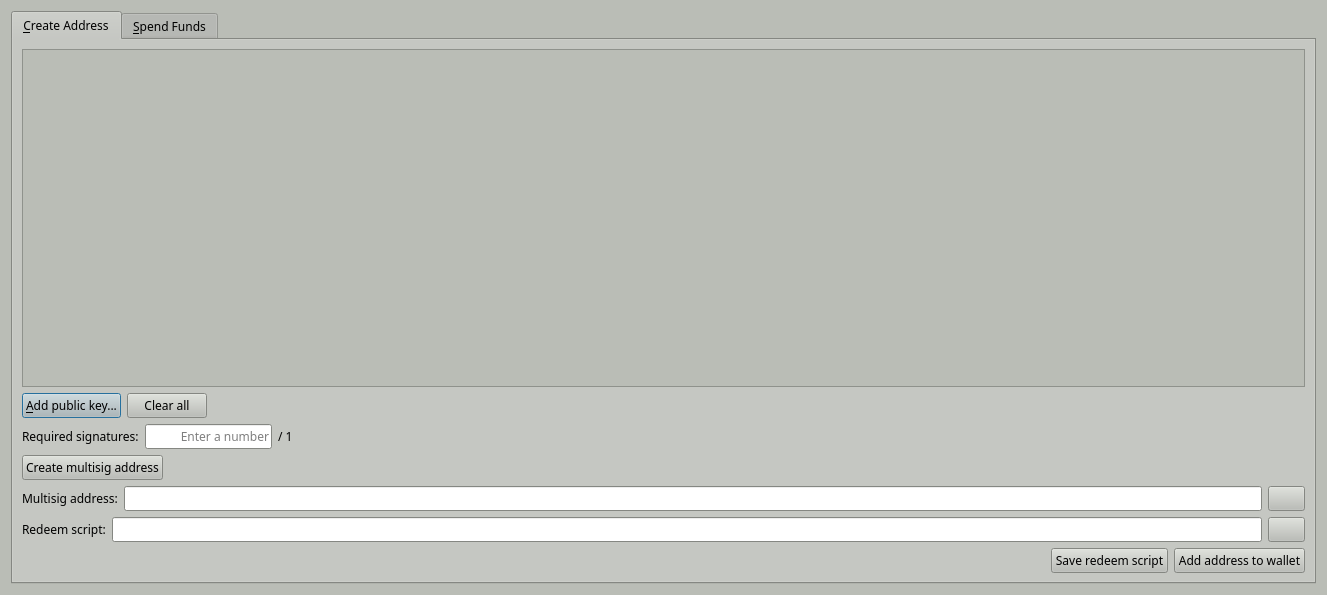
<?xml version="1.0" encoding="UTF-8"?>
<ui version="4.0">
 <class>MultisigDialog</class>
 <widget class="QDialog" name="MultisigDialog">
  <property name="geometry">
   <rect>
    <x>0</x>
    <y>0</y>
    <width>1327</width>
    <height>595</height>
   </rect>
  </property>
  <property name="palette">
   <palette>
    <active>
     <colorrole role="WindowText">
      <brush brushstyle="SolidPattern">
       <color alpha="255">
        <red>0</red>
        <green>0</green>
        <blue>0</blue>
       </color>
      </brush>
     </colorrole>
     <colorrole role="Button">
      <brush brushstyle="SolidPattern">
       <color alpha="255">
        <red>186</red>
        <green>189</green>
        <blue>182</blue>
       </color>
      </brush>
     </colorrole>
     <colorrole role="Light">
      <brush brushstyle="SolidPattern">
       <color alpha="255">
        <red>255</red>
        <green>255</green>
        <blue>255</blue>
       </color>
      </brush>
     </colorrole>
     <colorrole role="Midlight">
      <brush brushstyle="SolidPattern">
       <color alpha="255">
        <red>220</red>
        <green>222</green>
        <blue>218</blue>
       </color>
      </brush>
     </colorrole>
     <colorrole role="Dark">
      <brush brushstyle="SolidPattern">
       <color alpha="255">
        <red>93</red>
        <green>94</green>
        <blue>91</blue>
       </color>
      </brush>
     </colorrole>
     <colorrole role="Mid">
      <brush brushstyle="SolidPattern">
       <color alpha="255">
        <red>124</red>
        <green>126</green>
        <blue>121</blue>
       </color>
      </brush>
     </colorrole>
     <colorrole role="Text">
      <brush brushstyle="SolidPattern">
       <color alpha="255">
        <red>0</red>
        <green>0</green>
        <blue>0</blue>
       </color>
      </brush>
     </colorrole>
     <colorrole role="BrightText">
      <brush brushstyle="SolidPattern">
       <color alpha="255">
        <red>255</red>
        <green>255</green>
        <blue>255</blue>
       </color>
      </brush>
     </colorrole>
     <colorrole role="ButtonText">
      <brush brushstyle="SolidPattern">
       <color alpha="255">
        <red>0</red>
        <green>0</green>
        <blue>0</blue>
       </color>
      </brush>
     </colorrole>
     <colorrole role="Base">
      <brush brushstyle="SolidPattern">
       <color alpha="255">
        <red>255</red>
        <green>255</green>
        <blue>255</blue>
       </color>
      </brush>
     </colorrole>
     <colorrole role="Window">
      <brush brushstyle="SolidPattern">
       <color alpha="255">
        <red>186</red>
        <green>189</green>
        <blue>182</blue>
       </color>
      </brush>
     </colorrole>
     <colorrole role="Shadow">
      <brush brushstyle="SolidPattern">
       <color alpha="255">
        <red>0</red>
        <green>0</green>
        <blue>0</blue>
       </color>
      </brush>
     </colorrole>
     <colorrole role="AlternateBase">
      <brush brushstyle="SolidPattern">
       <color alpha="255">
        <red>220</red>
        <green>222</green>
        <blue>218</blue>
       </color>
      </brush>
     </colorrole>
     <colorrole role="ToolTipBase">
      <brush brushstyle="SolidPattern">
       <color alpha="255">
        <red>255</red>
        <green>255</green>
        <blue>220</blue>
       </color>
      </brush>
     </colorrole>
     <colorrole role="ToolTipText">
      <brush brushstyle="SolidPattern">
       <color alpha="255">
        <red>0</red>
        <green>0</green>
        <blue>0</blue>
       </color>
      </brush>
     </colorrole>
    </active>
    <inactive>
     <colorrole role="WindowText">
      <brush brushstyle="SolidPattern">
       <color alpha="255">
        <red>0</red>
        <green>0</green>
        <blue>0</blue>
       </color>
      </brush>
     </colorrole>
     <colorrole role="Button">
      <brush brushstyle="SolidPattern">
       <color alpha="255">
        <red>186</red>
        <green>189</green>
        <blue>182</blue>
       </color>
      </brush>
     </colorrole>
     <colorrole role="Light">
      <brush brushstyle="SolidPattern">
       <color alpha="255">
        <red>255</red>
        <green>255</green>
        <blue>255</blue>
       </color>
      </brush>
     </colorrole>
     <colorrole role="Midlight">
      <brush brushstyle="SolidPattern">
       <color alpha="255">
        <red>220</red>
        <green>222</green>
        <blue>218</blue>
       </color>
      </brush>
     </colorrole>
     <colorrole role="Dark">
      <brush brushstyle="SolidPattern">
       <color alpha="255">
        <red>93</red>
        <green>94</green>
        <blue>91</blue>
       </color>
      </brush>
     </colorrole>
     <colorrole role="Mid">
      <brush brushstyle="SolidPattern">
       <color alpha="255">
        <red>124</red>
        <green>126</green>
        <blue>121</blue>
       </color>
      </brush>
     </colorrole>
     <colorrole role="Text">
      <brush brushstyle="SolidPattern">
       <color alpha="255">
        <red>0</red>
        <green>0</green>
        <blue>0</blue>
       </color>
      </brush>
     </colorrole>
     <colorrole role="BrightText">
      <brush brushstyle="SolidPattern">
       <color alpha="255">
        <red>255</red>
        <green>255</green>
        <blue>255</blue>
       </color>
      </brush>
     </colorrole>
     <colorrole role="ButtonText">
      <brush brushstyle="SolidPattern">
       <color alpha="255">
        <red>0</red>
        <green>0</green>
        <blue>0</blue>
       </color>
      </brush>
     </colorrole>
     <colorrole role="Base">
      <brush brushstyle="SolidPattern">
       <color alpha="255">
        <red>255</red>
        <green>255</green>
        <blue>255</blue>
       </color>
      </brush>
     </colorrole>
     <colorrole role="Window">
      <brush brushstyle="SolidPattern">
       <color alpha="255">
        <red>186</red>
        <green>189</green>
        <blue>182</blue>
       </color>
      </brush>
     </colorrole>
     <colorrole role="Shadow">
      <brush brushstyle="SolidPattern">
       <color alpha="255">
        <red>0</red>
        <green>0</green>
        <blue>0</blue>
       </color>
      </brush>
     </colorrole>
     <colorrole role="AlternateBase">
      <brush brushstyle="SolidPattern">
       <color alpha="255">
        <red>220</red>
        <green>222</green>
        <blue>218</blue>
       </color>
      </brush>
     </colorrole>
     <colorrole role="ToolTipBase">
      <brush brushstyle="SolidPattern">
       <color alpha="255">
        <red>255</red>
        <green>255</green>
        <blue>220</blue>
       </color>
      </brush>
     </colorrole>
     <colorrole role="ToolTipText">
      <brush brushstyle="SolidPattern">
       <color alpha="255">
        <red>0</red>
        <green>0</green>
        <blue>0</blue>
       </color>
      </brush>
     </colorrole>
    </inactive>
    <disabled>
     <colorrole role="WindowText">
      <brush brushstyle="SolidPattern">
       <color alpha="255">
        <red>93</red>
        <green>94</green>
        <blue>91</blue>
       </color>
      </brush>
     </colorrole>
     <colorrole role="Button">
      <brush brushstyle="SolidPattern">
       <color alpha="255">
        <red>186</red>
        <green>189</green>
        <blue>182</blue>
       </color>
      </brush>
     </colorrole>
     <colorrole role="Light">
      <brush brushstyle="SolidPattern">
       <color alpha="255">
        <red>255</red>
        <green>255</green>
        <blue>255</blue>
       </color>
      </brush>
     </colorrole>
     <colorrole role="Midlight">
      <brush brushstyle="SolidPattern">
       <color alpha="255">
        <red>220</red>
        <green>222</green>
        <blue>218</blue>
       </color>
      </brush>
     </colorrole>
     <colorrole role="Dark">
      <brush brushstyle="SolidPattern">
       <color alpha="255">
        <red>93</red>
        <green>94</green>
        <blue>91</blue>
       </color>
      </brush>
     </colorrole>
     <colorrole role="Mid">
      <brush brushstyle="SolidPattern">
       <color alpha="255">
        <red>124</red>
        <green>126</green>
        <blue>121</blue>
       </color>
      </brush>
     </colorrole>
     <colorrole role="Text">
      <brush brushstyle="SolidPattern">
       <color alpha="255">
        <red>93</red>
        <green>94</green>
        <blue>91</blue>
       </color>
      </brush>
     </colorrole>
     <colorrole role="BrightText">
      <brush brushstyle="SolidPattern">
       <color alpha="255">
        <red>255</red>
        <green>255</green>
        <blue>255</blue>
       </color>
      </brush>
     </colorrole>
     <colorrole role="ButtonText">
      <brush brushstyle="SolidPattern">
       <color alpha="255">
        <red>93</red>
        <green>94</green>
        <blue>91</blue>
       </color>
      </brush>
     </colorrole>
     <colorrole role="Base">
      <brush brushstyle="SolidPattern">
       <color alpha="255">
        <red>186</red>
        <green>189</green>
        <blue>182</blue>
       </color>
      </brush>
     </colorrole>
     <colorrole role="Window">
      <brush brushstyle="SolidPattern">
       <color alpha="255">
        <red>186</red>
        <green>189</green>
        <blue>182</blue>
       </color>
      </brush>
     </colorrole>
     <colorrole role="Shadow">
      <brush brushstyle="SolidPattern">
       <color alpha="255">
        <red>0</red>
        <green>0</green>
        <blue>0</blue>
       </color>
      </brush>
     </colorrole>
     <colorrole role="AlternateBase">
      <brush brushstyle="SolidPattern">
       <color alpha="255">
        <red>186</red>
        <green>189</green>
        <blue>182</blue>
       </color>
      </brush>
     </colorrole>
     <colorrole role="ToolTipBase">
      <brush brushstyle="SolidPattern">
       <color alpha="255">
        <red>255</red>
        <green>255</green>
        <blue>220</blue>
       </color>
      </brush>
     </colorrole>
     <colorrole role="ToolTipText">
      <brush brushstyle="SolidPattern">
       <color alpha="255">
        <red>0</red>
        <green>0</green>
        <blue>0</blue>
       </color>
      </brush>
     </colorrole>
    </disabled>
   </palette>
  </property>
  <property name="font">
   <font>
    <family>Sawasdee</family>
   </font>
  </property>
  <property name="windowTitle">
   <string>Multisig</string>
  </property>
  <layout class="QVBoxLayout" name="verticalLayout_2">
   <item>
    <widget class="QTabWidget" name="tabWidget">
     <property name="currentIndex">
      <number>0</number>
     </property>
     <widget class="QWidget" name="tabCreateAddress">
      <attribute name="title">
       <string>&amp;Create Address</string>
      </attribute>
      <layout class="QVBoxLayout" name="verticalLayout">
       <item>
        <widget class="QScrollArea" name="scrollArea">
         <property name="widgetResizable">
          <bool>true</bool>
         </property>
         <widget class="QWidget" name="scrollAreaWidgetContents">
          <property name="geometry">
           <rect>
            <x>0</x>
            <y>0</y>
            <width>1285</width>
            <height>286</height>
           </rect>
          </property>
          <layout class="QVBoxLayout" name="verticalLayout_3">
           <item>
            <layout class="QVBoxLayout" name="pubkeyEntries"/>
           </item>
           <item>
            <spacer name="verticalSpacer">
             <property name="orientation">
              <enum>Qt::Vertical</enum>
             </property>
             <property name="sizeHint" stdset="0">
              <size>
               <width>20</width>
               <height>40</height>
              </size>
             </property>
            </spacer>
           </item>
          </layout>
         </widget>
        </widget>
       </item>
       <item>
        <layout class="QHBoxLayout" name="horizontalLayout_14">
         <item>
          <widget class="QPushButton" name="addPubKeyButton">
           <property name="toolTip">
            <string>Add a member to the signing pool</string>
           </property>
           <property name="text">
            <string>&amp;Add public key...</string>
           </property>
           <property name="icon">
            <iconset resource="../catcoin.qrc">
             <normaloff>:/icons/add</normaloff>:/icons/add</iconset>
           </property>
          </widget>
         </item>
         <item>
          <widget class="QPushButton" name="clearButton">
           <property name="sizePolicy">
            <sizepolicy hsizetype="Minimum" vsizetype="Fixed">
             <horstretch>0</horstretch>
             <verstretch>0</verstretch>
            </sizepolicy>
           </property>
           <property name="toolTip">
            <string>Remove all public key fields</string>
           </property>
           <property name="text">
            <string>Clear all</string>
           </property>
           <property name="icon">
            <iconset resource="../catcoin.qrc">
             <normaloff>:/icons/remove</normaloff>:/icons/remove</iconset>
           </property>
           <property name="autoRepeatDelay">
            <number>300</number>
           </property>
          </widget>
         </item>
         <item>
          <spacer name="horizontalSpacer_8">
           <property name="orientation">
            <enum>Qt::Horizontal</enum>
           </property>
           <property name="sizeHint" stdset="0">
            <size>
             <width>40</width>
             <height>20</height>
            </size>
           </property>
          </spacer>
         </item>
        </layout>
       </item>
       <item>
        <layout class="QHBoxLayout" name="horizontalLayout_2">
         <item>
          <widget class="QLabel" name="requiredSignaturesLabel">
           <property name="text">
            <string>Required signatures:</string>
           </property>
          </widget>
         </item>
         <item>
          <widget class="QLineEdit" name="requiredSignatures">
           <property name="sizePolicy">
            <sizepolicy hsizetype="Minimum" vsizetype="Fixed">
             <horstretch>0</horstretch>
             <verstretch>0</verstretch>
            </sizepolicy>
           </property>
           <property name="minimumSize">
            <size>
             <width>127</width>
             <height>0</height>
            </size>
           </property>
           <property name="text">
            <string/>
           </property>
           <property name="maxLength">
            <number>2</number>
           </property>
           <property name="frame">
            <bool>true</bool>
           </property>
           <property name="alignment">
            <set>Qt::AlignRight|Qt::AlignTrailing|Qt::AlignVCenter</set>
           </property>
           <property name="placeholderText">
            <string>Enter a number</string>
           </property>
          </widget>
         </item>
         <item>
          <widget class="QLabel" name="maxSignaturesLabel">
           <property name="text">
            <string>/ 1</string>
           </property>
          </widget>
         </item>
         <item>
          <spacer name="horizontalSpacer_2">
           <property name="orientation">
            <enum>Qt::Horizontal</enum>
           </property>
           <property name="sizeHint" stdset="0">
            <size>
             <width>40</width>
             <height>20</height>
            </size>
           </property>
          </spacer>
         </item>
        </layout>
       </item>
       <item>
        <layout class="QHBoxLayout" name="horizontalLayout">
         <item>
          <widget class="QPushButton" name="createAddressButton">
           <property name="text">
            <string>Create multisig address</string>
           </property>
          </widget>
         </item>
         <item>
          <spacer name="horizontalSpacer">
           <property name="orientation">
            <enum>Qt::Horizontal</enum>
           </property>
           <property name="sizeHint" stdset="0">
            <size>
             <width>40</width>
             <height>20</height>
            </size>
           </property>
          </spacer>
         </item>
        </layout>
       </item>
       <item>
        <layout class="QHBoxLayout" name="horizontalLayoutMultisigAddress">
         <item>
          <widget class="QLabel" name="multisigAddressLabel">
           <property name="text">
            <string>Multisig address:</string>
           </property>
          </widget>
         </item>
         <item>
          <widget class="QLineEdit" name="multisigAddress">
           <property name="readOnly">
            <bool>true</bool>
           </property>
          </widget>
         </item>
         <item>
          <widget class="QPushButton" name="copyMultisigAddressButton">
           <property name="toolTip">
            <string>Copy the multisig address to the system clipboard</string>
           </property>
           <property name="text">
            <string/>
           </property>
           <property name="icon">
            <iconset resource="../catcoin.qrc">
             <normaloff>:/icons/editcopy</normaloff>:/icons/editcopy</iconset>
           </property>
           <property name="autoDefault">
            <bool>false</bool>
           </property>
          </widget>
         </item>
        </layout>
       </item>
       <item>
        <layout class="QHBoxLayout" name="horizontalLayout_3">
         <item>
          <widget class="QLabel" name="redeemScriptLabel">
           <property name="text">
            <string>Redeem script:</string>
           </property>
          </widget>
         </item>
         <item>
          <widget class="QLineEdit" name="redeemScript">
           <property name="readOnly">
            <bool>true</bool>
           </property>
          </widget>
         </item>
         <item>
          <widget class="QPushButton" name="copyRedeemScriptButton">
           <property name="toolTip">
            <string>Copy the redeem script to the system clipboard</string>
           </property>
           <property name="text">
            <string/>
           </property>
           <property name="icon">
            <iconset resource="../catcoin.qrc">
             <normaloff>:/icons/editcopy</normaloff>:/icons/editcopy</iconset>
           </property>
           <property name="autoDefault">
            <bool>false</bool>
           </property>
          </widget>
         </item>
        </layout>
       </item>
       <item>
        <layout class="QHBoxLayout" name="horizontalLayout_15">
         <item>
          <spacer name="horizontalSpacer_11">
           <property name="orientation">
            <enum>Qt::Horizontal</enum>
           </property>
           <property name="sizeHint" stdset="0">
            <size>
             <width>40</width>
             <height>20</height>
            </size>
           </property>
          </spacer>
         </item>
         <item>
          <widget class="QPushButton" name="saveRedeemScriptButton">
           <property name="toolTip">
            <string>The redeem script will be required to spend the funds sent to the multisig address</string>
           </property>
           <property name="text">
            <string>Save redeem script</string>
           </property>
          </widget>
         </item>
         <item>
          <widget class="QPushButton" name="saveMultisigAddressButton">
           <property name="toolTip">
            <string>Add the multisig address to your personal addresses</string>
           </property>
           <property name="text">
            <string>Add address to wallet</string>
           </property>
          </widget>
         </item>
        </layout>
       </item>
      </layout>
     </widget>
     <widget class="QWidget" name="tabSpendFunds">
      <attribute name="title">
       <string>&amp;Spend Funds</string>
      </attribute>
      <layout class="QVBoxLayout" name="verticalLayout_13">
       <item>
        <layout class="QVBoxLayout" name="verticalLayout_8">
         <item>
          <layout class="QHBoxLayout" name="horizontalLayout_4">
           <item>
            <widget class="QGroupBox" name="inputsBox">
             <property name="title">
              <string>Inputs</string>
             </property>
             <layout class="QVBoxLayout" name="verticalLayout_6">
              <item>
               <widget class="QScrollArea" name="scrollArea_2">
                <property name="minimumSize">
                 <size>
                  <width>0</width>
                  <height>0</height>
                 </size>
                </property>
                <property name="widgetResizable">
                 <bool>true</bool>
                </property>
                <widget class="QWidget" name="scrollAreaWidgetContents_2">
                 <property name="geometry">
                  <rect>
                   <x>0</x>
                   <y>0</y>
                   <width>613</width>
                   <height>196</height>
                  </rect>
                 </property>
                 <layout class="QVBoxLayout" name="verticalLayout_4">
                  <item>
                   <layout class="QVBoxLayout" name="inputs"/>
                  </item>
                  <item>
                   <spacer name="verticalSpacer_2">
                    <property name="orientation">
                     <enum>Qt::Vertical</enum>
                    </property>
                    <property name="sizeHint" stdset="0">
                     <size>
                      <width>20</width>
                      <height>42</height>
                     </size>
                    </property>
                   </spacer>
                  </item>
                 </layout>
                </widget>
               </widget>
              </item>
              <item>
               <layout class="QHBoxLayout" name="horizontalLayout_6">
                <item>
                 <spacer name="horizontalSpacer_9">
                  <property name="orientation">
                   <enum>Qt::Horizontal</enum>
                  </property>
                  <property name="sizeHint" stdset="0">
                   <size>
                    <width>40</width>
                    <height>20</height>
                   </size>
                  </property>
                 </spacer>
                </item>
                <item>
                 <widget class="QLabel" name="inputsAmountLabel">
                  <property name="text">
                   <string>Inputs amount:</string>
                  </property>
                 </widget>
                </item>
                <item>
                 <widget class="QLabel" name="inputsAmount">
                  <property name="text">
                   <string>123.456</string>
                  </property>
                  <property name="textInteractionFlags">
                   <set>Qt::LinksAccessibleByMouse|Qt::TextSelectableByKeyboard|Qt::TextSelectableByMouse</set>
                  </property>
                 </widget>
                </item>
                <item>
                 <widget class="QLabel" name="label">
                  <property name="text">
                   <string>TX</string>
                  </property>
                 </widget>
                </item>
               </layout>
              </item>
              <item>
               <layout class="QHBoxLayout" name="horizontalLayout_5">
                <item>
                 <widget class="QPushButton" name="addInputButton">
                  <property name="text">
                   <string>Add input...</string>
                  </property>
                  <property name="icon">
                   <iconset resource="../catcoin.qrc">
                    <normaloff>:/icons/add</normaloff>:/icons/add</iconset>
                  </property>
                 </widget>
                </item>
                <item>
                 <spacer name="horizontalSpacer_3">
                  <property name="orientation">
                   <enum>Qt::Horizontal</enum>
                  </property>
                  <property name="sizeHint" stdset="0">
                   <size>
                    <width>40</width>
                    <height>20</height>
                   </size>
                  </property>
                 </spacer>
                </item>
               </layout>
              </item>
             </layout>
            </widget>
           </item>
           <item>
            <widget class="QGroupBox" name="outputsBox">
             <property name="title">
              <string>Outputs</string>
             </property>
             <layout class="QVBoxLayout" name="verticalLayout_7">
              <item>
               <widget class="QScrollArea" name="scrollArea_3">
                <property name="minimumSize">
                 <size>
                  <width>0</width>
                  <height>0</height>
                 </size>
                </property>
                <property name="widgetResizable">
                 <bool>true</bool>
                </property>
                <widget class="QWidget" name="scrollAreaWidgetContents_3">
                 <property name="geometry">
                  <rect>
                   <x>0</x>
                   <y>0</y>
                   <width>612</width>
                   <height>165</height>
                  </rect>
                 </property>
                 <layout class="QVBoxLayout" name="verticalLayout_5">
                  <item>
                   <layout class="QVBoxLayout" name="outputs"/>
                  </item>
                  <item>
                   <spacer name="verticalSpacer_3">
                    <property name="orientation">
                     <enum>Qt::Vertical</enum>
                    </property>
                    <property name="sizeHint" stdset="0">
                     <size>
                      <width>20</width>
                      <height>42</height>
                     </size>
                    </property>
                   </spacer>
                  </item>
                 </layout>
                </widget>
               </widget>
              </item>
              <item>
               <layout class="QHBoxLayout" name="horizontalLayout_7">
                <item>
                 <spacer name="horizontalSpacer_10">
                  <property name="orientation">
                   <enum>Qt::Horizontal</enum>
                  </property>
                  <property name="sizeHint" stdset="0">
                   <size>
                    <width>40</width>
                    <height>20</height>
                   </size>
                  </property>
                 </spacer>
                </item>
                <item>
                 <widget class="QLabel" name="outputsAmountLabel">
                  <property name="text">
                   <string>Outputs amount:</string>
                  </property>
                 </widget>
                </item>
                <item>
                 <widget class="QLabel" name="outputsAmount">
                  <property name="text">
                   <string>123.456</string>
                  </property>
                  <property name="textInteractionFlags">
                   <set>Qt::LinksAccessibleByMouse|Qt::TextSelectableByKeyboard|Qt::TextSelectableByMouse</set>
                  </property>
                 </widget>
                </item>
                <item>
                 <widget class="QLabel" name="label_2">
                  <property name="text">
                   <string>TX</string>
                  </property>
                 </widget>
                </item>
               </layout>
              </item>
              <item>
               <layout class="QHBoxLayout" name="horizontalLayout_16">
                <item>
                 <spacer name="horizontalSpacer_12">
                  <property name="orientation">
                   <enum>Qt::Horizontal</enum>
                  </property>
                  <property name="sizeHint" stdset="0">
                   <size>
                    <width>40</width>
                    <height>20</height>
                   </size>
                  </property>
                 </spacer>
                </item>
                <item>
                 <widget class="QLabel" name="feeLabel">
                  <property name="text">
                   <string>Fee:</string>
                  </property>
                 </widget>
                </item>
                <item>
                 <widget class="QLabel" name="fee">
                  <property name="text">
                   <string>123.456</string>
                  </property>
                 </widget>
                </item>
                <item>
                 <widget class="QLabel" name="label_3">
                  <property name="text">
                   <string>TX</string>
                  </property>
                 </widget>
                </item>
               </layout>
              </item>
              <item>
               <layout class="QHBoxLayout" name="horizontalLayout_8">
                <item>
                 <widget class="QPushButton" name="addOutputButton">
                  <property name="text">
                   <string>Add output...</string>
                  </property>
                  <property name="icon">
                   <iconset resource="../catcoin.qrc">
                    <normaloff>:/icons/add</normaloff>:/icons/add</iconset>
                  </property>
                 </widget>
                </item>
                <item>
                 <spacer name="horizontalSpacer_4">
                  <property name="orientation">
                   <enum>Qt::Horizontal</enum>
                  </property>
                  <property name="sizeHint" stdset="0">
                   <size>
                    <width>40</width>
                    <height>20</height>
                   </size>
                  </property>
                 </spacer>
                </item>
               </layout>
              </item>
             </layout>
            </widget>
           </item>
          </layout>
         </item>
         <item>
          <layout class="QHBoxLayout" name="horizontalLayout_9">
           <item>
            <widget class="QPushButton" name="createTransactionButton">
             <property name="text">
              <string>Create transaction</string>
             </property>
            </widget>
           </item>
           <item>
            <spacer name="horizontalSpacer_5">
             <property name="orientation">
              <enum>Qt::Horizontal</enum>
             </property>
             <property name="sizeHint" stdset="0">
              <size>
               <width>40</width>
               <height>20</height>
              </size>
             </property>
            </spacer>
           </item>
          </layout>
         </item>
        </layout>
       </item>
       <item>
        <layout class="QVBoxLayout" name="verticalLayout_10">
         <item>
          <layout class="QHBoxLayout" name="horizontalLayout_10">
           <item>
            <widget class="QLineEdit" name="transaction">
             <property name="sizePolicy">
              <sizepolicy hsizetype="Expanding" vsizetype="Fixed">
               <horstretch>0</horstretch>
               <verstretch>0</verstretch>
              </sizepolicy>
             </property>
             <property name="placeholderText">
              <string>Enter a raw transaction or create a new one</string>
             </property>
            </widget>
           </item>
           <item>
            <widget class="QPushButton" name="copyTransactionButton">
             <property name="toolTip">
              <string/>
             </property>
             <property name="text">
              <string/>
             </property>
             <property name="icon">
              <iconset resource="../catcoin.qrc">
               <normaloff>:/icons/editcopy</normaloff>:/icons/editcopy</iconset>
             </property>
             <property name="autoDefault">
              <bool>false</bool>
             </property>
            </widget>
           </item>
           <item>
            <widget class="QPushButton" name="pasteTransactionButton">
             <property name="toolTip">
              <string>Paste address from clipboard</string>
             </property>
             <property name="text">
              <string/>
             </property>
             <property name="icon">
              <iconset resource="../catcoin.qrc">
               <normaloff>:/icons/editpaste</normaloff>:/icons/editpaste</iconset>
             </property>
             <property name="shortcut">
              <string>Alt+P</string>
             </property>
             <property name="autoDefault">
              <bool>false</bool>
             </property>
            </widget>
           </item>
          </layout>
         </item>
         <item>
          <layout class="QHBoxLayout" name="horizontalLayout_11">
           <item>
            <widget class="QPushButton" name="signTransactionButton">
             <property name="text">
              <string>Sign transaction</string>
             </property>
             <property name="icon">
              <iconset resource="../catcoin.qrc">
               <normaloff>:/icons/edit</normaloff>:/icons/edit</iconset>
             </property>
            </widget>
           </item>
           <item>
            <spacer name="horizontalSpacer_6">
             <property name="orientation">
              <enum>Qt::Horizontal</enum>
             </property>
             <property name="sizeHint" stdset="0">
              <size>
               <width>40</width>
               <height>20</height>
              </size>
             </property>
            </spacer>
           </item>
          </layout>
         </item>
        </layout>
       </item>
       <item>
        <layout class="QVBoxLayout" name="verticalLayout_12">
         <item>
          <layout class="QHBoxLayout" name="horizontalLayout_13">
           <item>
            <widget class="QLineEdit" name="signedTransaction">
             <property name="sizePolicy">
              <sizepolicy hsizetype="Expanding" vsizetype="Fixed">
               <horstretch>0</horstretch>
               <verstretch>0</verstretch>
              </sizepolicy>
             </property>
             <property name="readOnly">
              <bool>true</bool>
             </property>
            </widget>
           </item>
           <item>
            <widget class="QPushButton" name="copySignedTransactionButton">
             <property name="toolTip">
              <string/>
             </property>
             <property name="text">
              <string/>
             </property>
             <property name="icon">
              <iconset resource="../catcoin.qrc">
               <normaloff>:/icons/editcopy</normaloff>:/icons/editcopy</iconset>
             </property>
             <property name="autoDefault">
              <bool>false</bool>
             </property>
            </widget>
           </item>
          </layout>
         </item>
         <item>
          <layout class="QHBoxLayout" name="horizontalLayout_12">
           <item>
            <widget class="QLabel" name="statusLabel">
             <property name="text">
              <string/>
             </property>
            </widget>
           </item>
           <item>
            <spacer name="horizontalSpacer_7">
             <property name="orientation">
              <enum>Qt::Horizontal</enum>
             </property>
             <property name="sizeHint" stdset="0">
              <size>
               <width>40</width>
               <height>20</height>
              </size>
             </property>
            </spacer>
           </item>
           <item>
            <widget class="QPushButton" name="sendTransactionButton">
             <property name="text">
              <string>Send transaction</string>
             </property>
             <property name="icon">
              <iconset resource="../catcoin.qrc">
               <normaloff>:/icons/send</normaloff>:/icons/send</iconset>
             </property>
            </widget>
           </item>
          </layout>
         </item>
        </layout>
       </item>
      </layout>
     </widget>
    </widget>
   </item>
  </layout>
 </widget>
 <resources>
  <include location="../catcoin.qrc"/>
 </resources>
 <connections/>
</ui>
